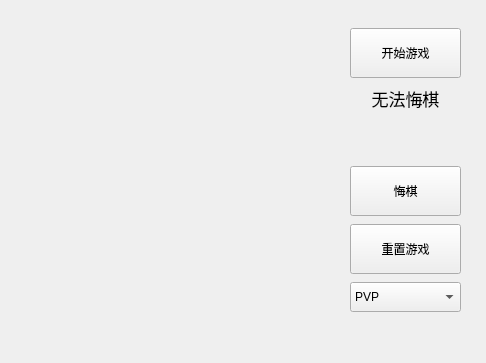
<?xml version="1.0" encoding="UTF-8"?>
<ui version="4.0">
 <class>Form</class>
 <widget class="QWidget" name="Form">
  <property name="geometry">
   <rect>
    <x>0</x>
    <y>0</y>
    <width>486</width>
    <height>363</height>
   </rect>
  </property>
  <property name="windowTitle">
   <string>Form</string>
  </property>
  <widget class="QWidget" name="verticalLayoutWidget">
   <property name="geometry">
    <rect>
     <x>350</x>
     <y>20</y>
     <width>111</width>
     <height>301</height>
    </rect>
   </property>
   <layout class="QVBoxLayout" name="layout">
    <property name="spacing">
     <number>0</number>
    </property>
    <property name="sizeConstraint">
     <enum>QLayout::SetDefaultConstraint</enum>
    </property>
    <property name="topMargin">
     <number>0</number>
    </property>
    <item>
     <layout class="QVBoxLayout" name="verticalLayout">
      <item>
       <widget class="QPushButton" name="start_game">
        <property name="minimumSize">
         <size>
          <width>0</width>
          <height>50</height>
         </size>
        </property>
        <property name="cursor">
         <cursorShape>PointingHandCursor</cursorShape>
        </property>
        <property name="text">
         <string>开始游戏</string>
        </property>
       </widget>
      </item>
      <item>
       <widget class="QLabel" name="who_put_show">
        <property name="maximumSize">
         <size>
          <width>16777215</width>
          <height>40</height>
         </size>
        </property>
        <property name="font">
         <font>
          <pointsize>13</pointsize>
         </font>
        </property>
        <property name="text">
         <string>无法悔棋</string>
        </property>
        <property name="alignment">
         <set>Qt::AlignCenter</set>
        </property>
       </widget>
      </item>
      <item>
       <widget class="QLabel" name="who_win_show">
        <property name="maximumSize">
         <size>
          <width>16777215</width>
          <height>40</height>
         </size>
        </property>
        <property name="font">
         <font>
          <pointsize>13</pointsize>
         </font>
        </property>
        <property name="text">
         <string/>
        </property>
        <property name="alignment">
         <set>Qt::AlignCenter</set>
        </property>
       </widget>
      </item>
     </layout>
    </item>
    <item>
     <widget class="QPushButton" name="reput">
      <property name="minimumSize">
       <size>
        <width>0</width>
        <height>50</height>
       </size>
      </property>
      <property name="cursor">
       <cursorShape>PointingHandCursor</cursorShape>
      </property>
      <property name="text">
       <string>悔棋</string>
      </property>
     </widget>
    </item>
    <item>
     <widget class="QPushButton" name="reset_game">
      <property name="minimumSize">
       <size>
        <width>0</width>
        <height>50</height>
       </size>
      </property>
      <property name="cursor">
       <cursorShape>PointingHandCursor</cursorShape>
      </property>
      <property name="text">
       <string>重置游戏</string>
      </property>
     </widget>
    </item>
    <item>
     <widget class="QComboBox" name="game_mode">
      <property name="minimumSize">
       <size>
        <width>0</width>
        <height>30</height>
       </size>
      </property>
      <property name="cursor">
       <cursorShape>OpenHandCursor</cursorShape>
      </property>
      <property name="mouseTracking">
       <bool>false</bool>
      </property>
      <property name="toolTip">
       <string>选择游戏模式</string>
      </property>
      <property name="currentText">
       <string>PVP</string>
      </property>
      <property name="currentIndex">
       <number>0</number>
      </property>
      <item>
       <property name="text">
        <string>PVP</string>
       </property>
      </item>
      <item>
       <property name="text">
        <string>PVE</string>
       </property>
      </item>
     </widget>
    </item>
   </layout>
  </widget>
  <widget class="QWidget" name="widget" native="true">
   <property name="geometry">
    <rect>
     <x>20</x>
     <y>20</y>
     <width>300</width>
     <height>300</height>
    </rect>
   </property>
  </widget>
 </widget>
 <resources/>
 <connections/>
</ui>
